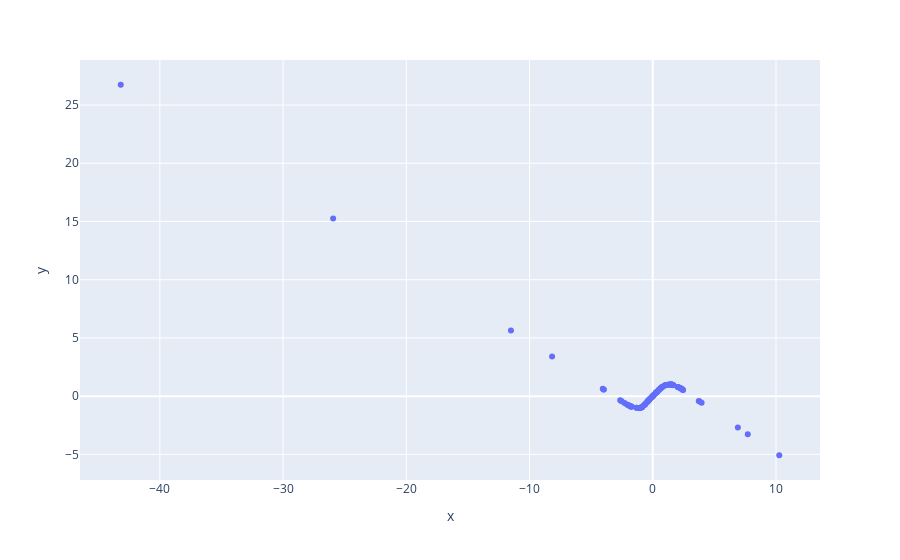

This figure's notebook cell:
### Code cell
px.scatter(x = joints_x, y = joints_y )
